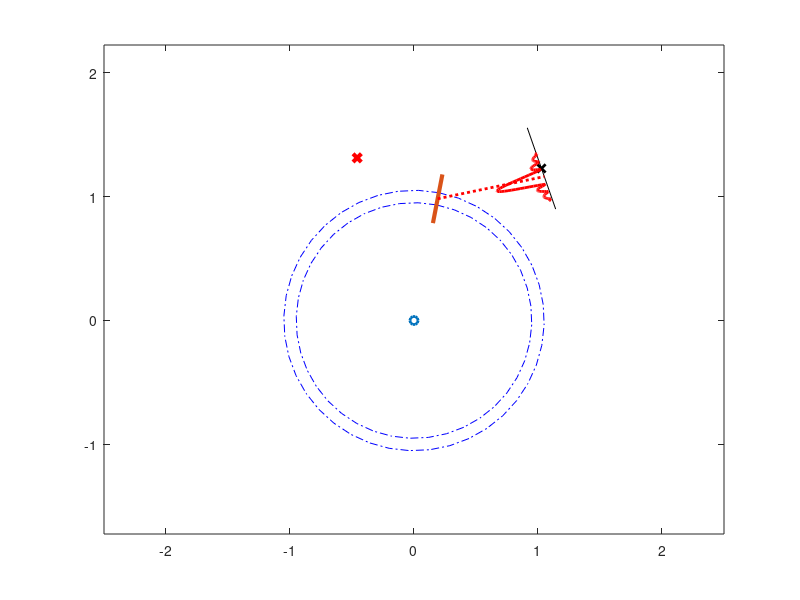

Reproduce this figure in MATLAB.
% Sagnac effect demostration
% See also  demo_scull_motion, demo_cone_motion.
% Copyright(c) 2009-2015, by Gongmin Yan, All rights reserved.
% Northwestern Polytechnical University, Xi An, P.R.China
% 01/10/2015
function demo_sagnac_effect
    hfig = figure;
    for k=0:11
        if ~ishandle(hfig),  break;  end
        hold off;
        drawOneStep(k, 1);  % 0 for static, 1 for CW, -1 for CCW
        pause(0.5);
    end

function drawOneStep(k, cw)
    angle = cw*k*pi/180;
    afa = (0:pi/20:2*pi)';
    cir1 = 0.95*[sin(afa), cos(afa)];  cir2 = 1.05*[sin(afa), cos(afa)];
    scr = [-0.7, 1.2]; mirror = [0 0.8; 0 1.2]; boad = [0.6 1.7; 0.95 1.1];
    C = [cos(angle), -sin(angle); sin(angle), cos(angle)];
    cir1 = cir1*C; cir2 = cir2*C; scr = scr*C; mirror = mirror*C; boad = boad*C;
    plot(cir1(:,1),cir1(:,2), 'b-.', cir2(:,1),cir2(:,2), 'b-.'); hold on, 
    plot(0,0,'o', 'linewidth',2);
    plot(scr(1), scr(2), 'rx', 'linewidth', 3);
    plot(mirror(:,1), mirror(:,2), 'linewidth',3);
    plot(boad(:,1), boad(:,2), 'k', mean(boad(:,1)), mean(boad(:,2)), 'xk', 'linewidth',2);
    xlim([-2.5,2.5]); axis equal;
    if k==0
        plot([scr(1), mean(mirror(:,1))], [scr(2), mean(mirror(:,2))], 'r:', 'linewidth',2)
        pause(1);
    elseif k==11
        angle = (-118+cw*k)*pi/180; C = [cos(angle), -sin(angle); sin(angle), cos(angle)];
        x = (-10:0.21:10)'; yy = [0.02*x, 0.4*abs(sin(x)./x)]*C;
        r1 = 0.5-0.1*cw; r2 = 0.5+0.1*cw;
        mx = r1*boad(1,1)+r2*boad(2,1); my = r1*boad(1,2)+r2*boad(2,2); 
        plot(yy(:,1)+mx,yy(:,2)+my, 'r', 'linewidth',2)
        plot([mean(mirror(:,1)), mx], [mean(mirror(:,2)), my], 'r:', 'linewidth',2)
    else
        afa = (((k-1)*36+5)*pi/180:pi/20:(k*36-5)*pi/180)';
        cir1 = [sin(afa), cos(afa)]; cir2 = [sin(2*pi-afa), cos(2*pi-afa)];
        plot(cir1(:,1),cir1(:,2), 'r:', cir2(:,1),cir2(:,2), 'm:', 'linewidth',3);
    end

